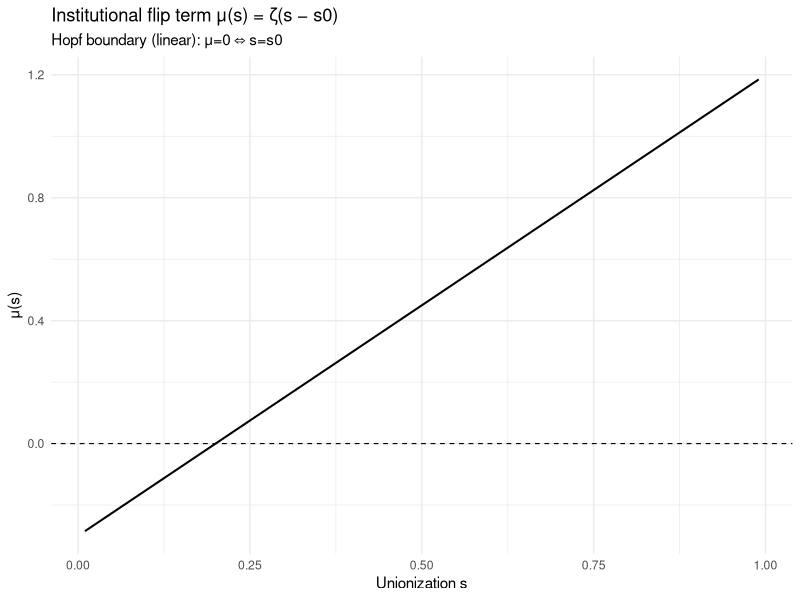
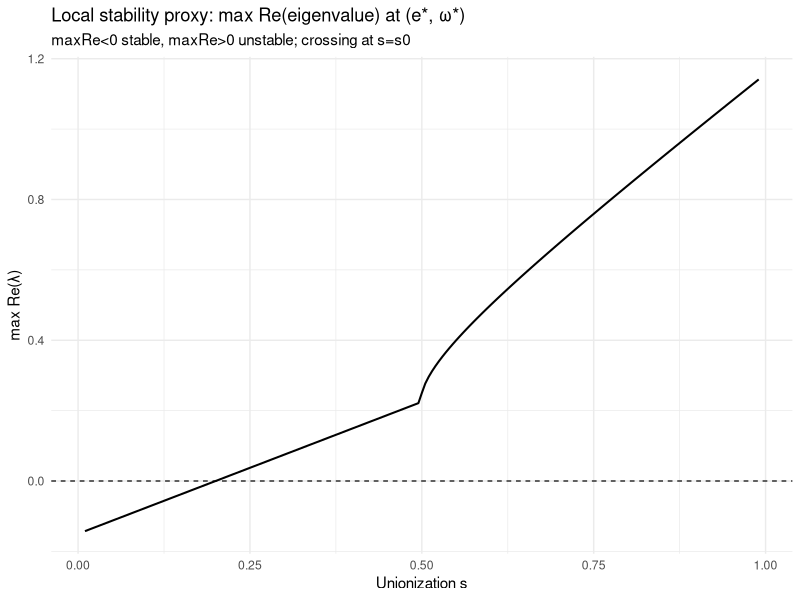
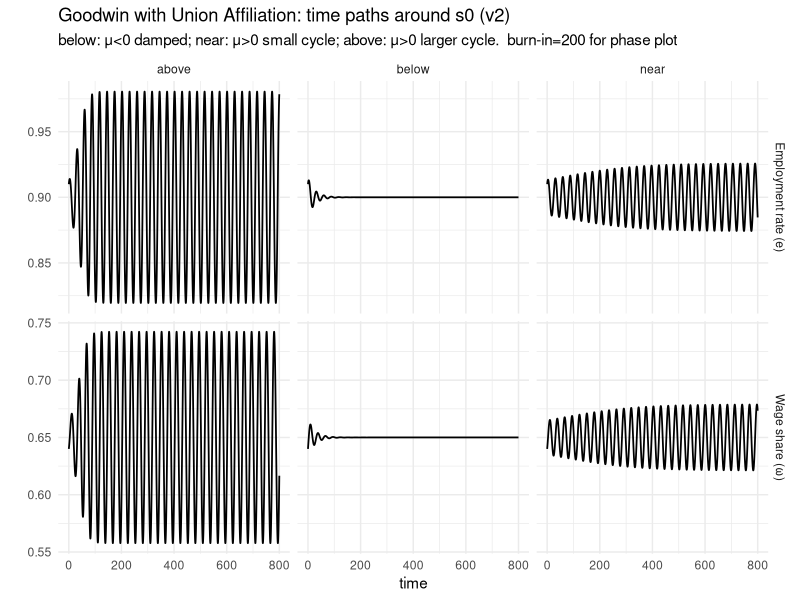
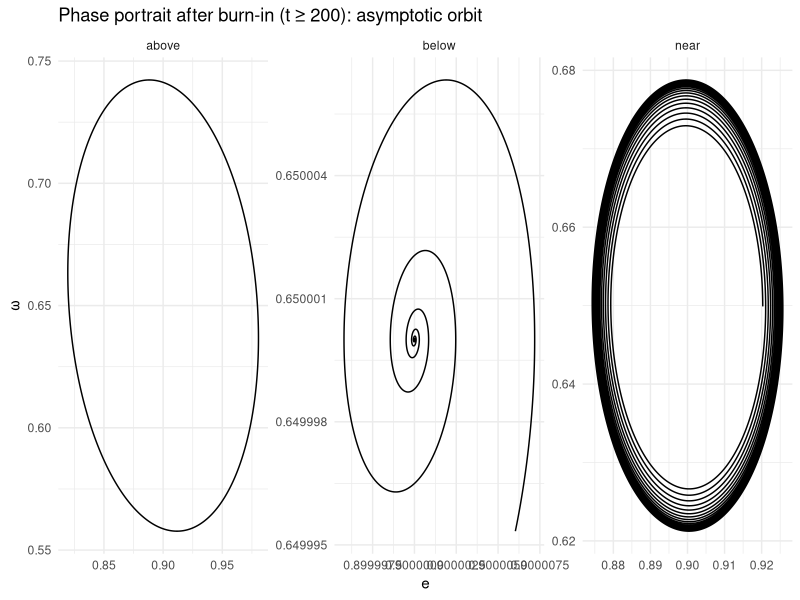

These charts were generated, in order, by the following R code:
############################################################
## 02_goodwinUnionAffiliation_v2.R
## Goodwin (2D) + Union Affiliation as bifurcation parameter
##
## Key modifications vs v1:
## (i) Radial saturation (normal-form style) to guarantee
##      bounded limit cycle when mu>0.
## (ii) "near" set to s0 + eps (not exactly s0) to avoid
##      conservative center + numerical annulus.
## (iii) Phase portrait plotted AFTER burn-in to show thin
##      asymptotic orbit (limit cycle) instead of transient.
##
## System (original variables; deviations auxiliary):
##   u = e - e*
##   v = ω - ω*
##   r^2 = u^2 + v^2
##   de/dt     = -a*v - c*u*r^2
##   dω/dt     =  b*u + μ(s)*v - c*v*r^2
##   μ(s) = ζ(s - s0)
############################################################

suppressPackageStartupMessages({
  library(deSolve)
  library(numDeriv)
  library(dplyr)
  library(tidyr)
  library(ggplot2)
  library(tibble)
  library(fs)
})

## ---------------------------------------------------------
## 0) Utility
## ---------------------------------------------------------
inv_logit <- function(x) 1 / (1 + exp(-x))
logit     <- function(p) log(p / (1 - p))
clamp01   <- function(u, eps = 1e-10) pmin(pmax(u, eps), 1 - eps)

dir_create("outputs")

## ---------------------------------------------------------
## 1) Model blocks
## ---------------------------------------------------------
mu_fun <- function(s, par) par$zeta * (s - par$s0)

F_vec <- function(x, par) {
  e     <- x[1]
  omega <- x[2]
  s     <- par$s_fixed
  
  mu <- mu_fun(s, par)
  
  ## deviations
  u  <- e     - par$e_star
  v  <- omega - par$omega_star
  r2 <- u^2 + v^2
  
  ## Normal-form style radial saturation (bounded cycles for mu>0)
  de     <- -par$a * v - par$c * u * r2
  domega <-  par$b * u + mu * v - par$c * v * r2
  
  c(de, domega)
}

fixed_point_solver <- function(par) {
  list(
    e_star     = par$e_star,
    omega_star = par$omega_star,
    s_fixed    = par$s_fixed,
    mu         = mu_fun(par$s_fixed, par)
  )
}

local_diagnostics <- function(par) {
  fp <- fixed_point_solver(par)
  x_star <- c(fp$e_star, fp$omega_star)
  
  J <- jacobian(func = function(x) F_vec(x, par), x = x_star)
  ev <- eigen(J, only.values = TRUE)$values
  
  list(
    fp = fp,
    J  = J,
    eigenvalues = ev,
    tr  = sum(diag(J)),
    det = det(J),
    maxRe = max(Re(ev))
  )
}

## ---------------------------------------------------------
## 2) ODE in transformed states (logit(e), logit(omega))
## ---------------------------------------------------------
goodwin_union_logstates <- function(t, state, par) {
  x <- state["x"]
  y <- state["y"]
  
  e     <- inv_logit(x)
  omega <- inv_logit(y)
  
  vec <- F_vec(c(e, omega), par)
  de <- vec[1]; domega <- vec[2]
  
  ## logit derivatives
  dx <- de     / (e * (1 - e))
  dy <- domega / (omega * (1 - omega))
  
  list(c(dx, dy))
}

## ---------------------------------------------------------
## 3) Calibration
## ---------------------------------------------------------
par0 <- list(
  ## Fixed point location
  e_star     = 0.90,
  omega_star = 0.65,
  
  ## Goodwin feedback
  a = 0.20,
  b = 0.25,
  
  ## Radial saturation strength
  c = 5.0,
  
  ## Institutional flip
  s0   = 0.20,
  zeta = 1.50,
  
  ## will be set per run
  s_fixed = NA_real_
)

cat("\n--- Diagnostics at s=s0 (Hopf boundary in linearization: tr=0, det=ab>0) ---\n")
par_tmp <- par0; par_tmp$s_fixed <- par0$s0
diag0 <- local_diagnostics(par_tmp)
print(diag0$fp)
cat("Trace:", diag0$tr, "Det:", diag0$det, "maxRe:", diag0$maxRe, "\n")
cat("Eigenvalues:\n"); print(diag0$eigenvalues)

## ---------------------------------------------------------
## 4) Scan in s (stability + mu)
## ---------------------------------------------------------
s_grid <- seq(0.01, 0.99, by = 0.005)

scan <- lapply(s_grid, function(sval) {
  par <- par0; par$s_fixed <- sval
  out <- local_diagnostics(par)
  tibble(
    s = sval,
    mu = out$fp$mu,
    tr = out$tr,
    det = out$det,
    maxRe = out$maxRe,
    complex = any(abs(Im(out$eigenvalues)) > 1e-10)
  )
}) %>% bind_rows()

p_mu <- ggplot(scan, aes(s, mu)) +
  geom_hline(yintercept = 0, linetype = "dashed", linewidth = 0.4) +
  geom_line(linewidth = 0.7) +
  labs(title="Institutional flip term μ(s) = ζ(s − s0)",
       subtitle="Hopf boundary (linear): μ=0 ⇔ s=s0",
       x="Unionization s", y="μ(s)") +
  theme_minimal()

ggsave("outputs/v2_mu_scan_s.png", p_mu, width=9, height=4, dpi=300)

p_stab <- ggplot(scan, aes(s, maxRe)) +
  geom_hline(yintercept = 0, linetype = "dashed", linewidth = 0.4) +
  geom_line(linewidth = 0.7) +
  labs(title="Local stability proxy: max Re(eigenvalue) at (e*, ω*)",
       subtitle="maxRe<0 stable, maxRe>0 unstable; crossing at s=s0",
       x="Unionization s", y="max Re(λ)") +
  theme_minimal()

ggsave("outputs/v2_stability_scan_s.png", p_stab, width=9, height=4, dpi=300)

## ---------------------------------------------------------
## 5) Simulate {below, near, above} with improved 'near'
## ---------------------------------------------------------
eps_near <- 0.005  # small >0 so near is slightly supercritical
ds_far   <- 0.05

s_set <- c(
  below = max(0.01, par0$s0 - ds_far),
  near  = min(0.99, par0$s0 + eps_near),
  above = min(0.99, par0$s0 + ds_far)
)

cat("\n--- s values to simulate ---\n")
print(s_set)

## Initial conditions (small perturbation)
e0     <- clamp01(par0$e_star + 0.01)
omega0 <- clamp01(par0$omega_star - 0.01)
state0 <- c(x = logit(e0), y = logit(omega0))

times <- seq(0, 800, by = 0.05)
burnin <- 200  # for phase portrait thinning (plot asymptotic orbit only)

run_one <- function(sval, tag) {
  par <- par0
  par$s_fixed <- sval
  
  sol <- ode(
    y = state0,
    times = times,
    func = goodwin_union_logstates,
    parms = par,
    method = "lsoda",
    rtol = 1e-10,
    atol = 1e-12
  )
  
  as.data.frame(sol) %>%
    mutate(
      e     = inv_logit(x),
      omega = inv_logit(y),
      s     = sval,
      mu    = mu_fun(sval, par),
      tag   = tag
    ) %>%
    select(time, tag, s, mu, e, omega)
}

df_all <- bind_rows(
  run_one(s_set["below"], "below"),
  run_one(s_set["near"],  "near"),
  run_one(s_set["above"], "above")
)

## ---------------------------------------------------------
## 6) Plots
## ---------------------------------------------------------
## Time paths
df_long <- df_all %>%
  pivot_longer(cols=c(e, omega), names_to="var", values_to="value") %>%
  mutate(var = factor(var, levels=c("e","omega"),
                      labels=c("Employment rate (e)", "Wage share (ω)")))

p_time <- ggplot(df_long, aes(time, value)) +
  geom_line(linewidth=0.6) +
  facet_grid(var ~ tag, scales="free_y") +
  labs(title="Goodwin with Union Affiliation: time paths around s0 (v2)",
       subtitle=paste0("below: μ<0 damped; near: μ>0 small cycle; above: μ>0 larger cycle.  burn-in=", burnin, " for phase plot"),
       x="time", y="") +
  theme_minimal() +
  theme(legend.position="none")

ggsave("outputs/v2_timepaths_e_omega.png", p_time, width=12, height=6, dpi=300)

## Phase portrait AFTER burn-in (thin asymptotic orbit)
df_phase <- df_all %>% filter(time >= burnin)

p_phase <- ggplot(df_phase, aes(e, omega)) +
  geom_path(linewidth=0.5) +
  facet_wrap(~tag, scales="free") +
  labs(title=paste0("Phase portrait after burn-in (t ≥ ", burnin, "): asymptotic orbit"),
       x="e", y="ω") +
  theme_minimal()

ggsave("outputs/v2_phase_e_omega_burnin.png", p_phase, width=10, height=4, dpi=300)

## Summary ranges (full sample)
summ <- df_all %>%
  group_by(tag) %>%
  summarise(
    s = first(s),
    mu = first(mu),
    e_min = min(e), e_max = max(e),
    omega_min = min(omega), omega_max = max(omega),
    .groups="drop"
  )

cat("\n--- Range summary by regime tag ---\n")
print(summ)

cat("\nSaved outputs in ./outputs:\n",
    "- v2_mu_scan_s.png\n",
    "- v2_stability_scan_s.png\n",
    "- v2_timepaths_e_omega.png\n",
    "- v2_phase_e_omega_burnin.png\n", sep="")

#####################################################
## End 02_goodwinUnionAffiliation_v2.R
#####################################################
